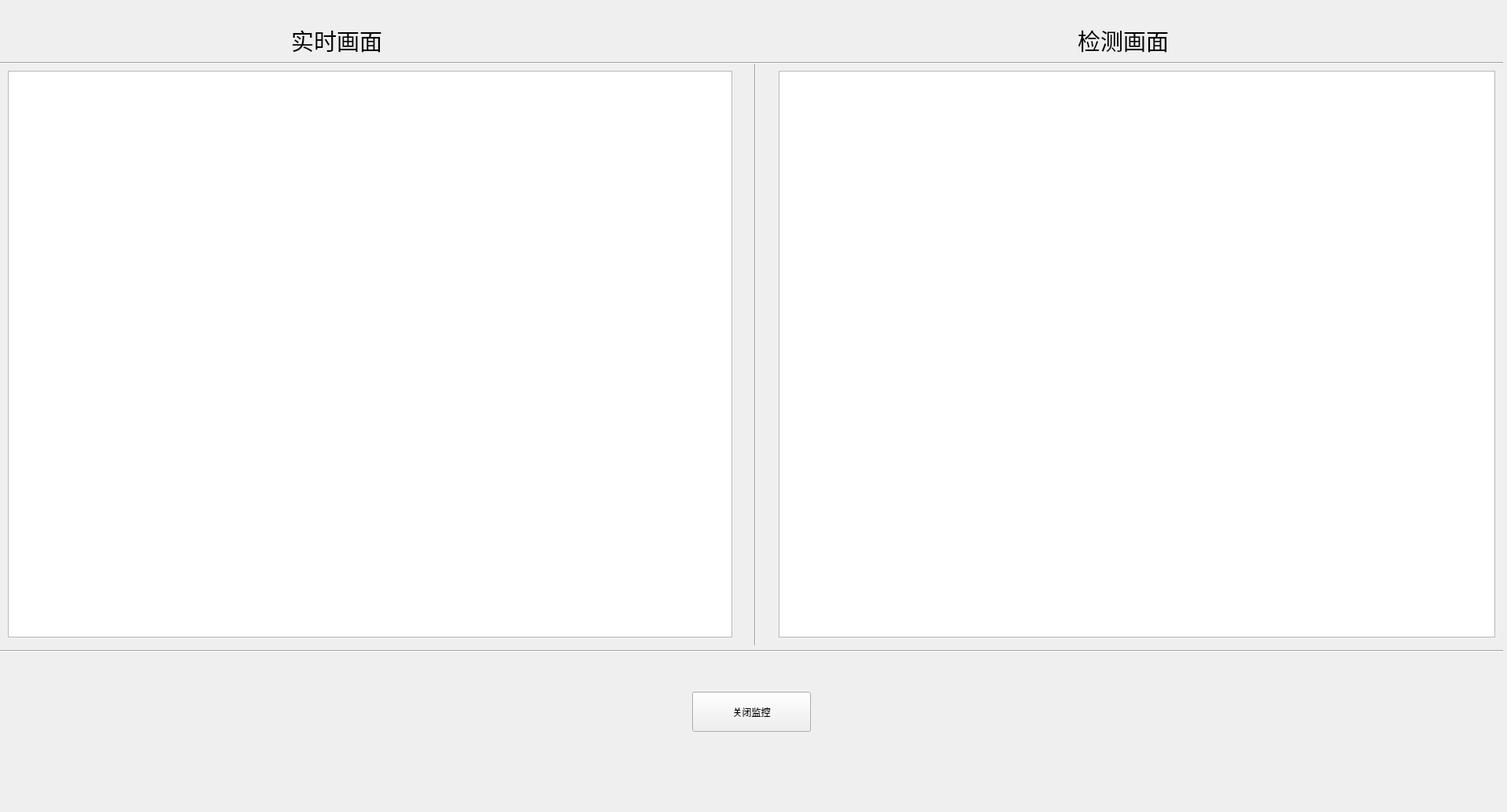
<?xml version="1.0" encoding="UTF-8"?>
<ui version="4.0">
 <class>Form</class>
 <widget class="QWidget" name="Form">
  <property name="geometry">
   <rect>
    <x>0</x>
    <y>0</y>
    <width>1916</width>
    <height>1033</height>
   </rect>
  </property>
  <property name="windowTitle">
   <string>Form</string>
  </property>
  <widget class="QPushButton" name="pushButton">
   <property name="geometry">
    <rect>
     <x>880</x>
     <y>880</y>
     <width>151</width>
     <height>51</height>
    </rect>
   </property>
   <property name="text">
    <string>关闭监控</string>
   </property>
  </widget>
  <widget class="QListWidget" name="listWidget">
   <property name="geometry">
    <rect>
     <x>10</x>
     <y>90</y>
     <width>921</width>
     <height>721</height>
    </rect>
   </property>
  </widget>
  <widget class="QListWidget" name="listWidget_2">
   <property name="geometry">
    <rect>
     <x>990</x>
     <y>90</y>
     <width>911</width>
     <height>721</height>
    </rect>
   </property>
  </widget>
  <widget class="QLabel" name="label">
   <property name="geometry">
    <rect>
     <x>370</x>
     <y>30</y>
     <width>151</width>
     <height>41</height>
    </rect>
   </property>
   <property name="text">
    <string>&lt;html&gt;&lt;head/&gt;&lt;body&gt;&lt;p&gt;&lt;span style=&quot; font-size:22pt;&quot;&gt;实时画面&lt;/span&gt;&lt;/p&gt;&lt;/body&gt;&lt;/html&gt;</string>
   </property>
  </widget>
  <widget class="QLabel" name="label_2">
   <property name="geometry">
    <rect>
     <x>1370</x>
     <y>30</y>
     <width>151</width>
     <height>41</height>
    </rect>
   </property>
   <property name="text">
    <string>&lt;html&gt;&lt;head/&gt;&lt;body&gt;&lt;p&gt;&lt;span style=&quot; font-size:22pt;&quot;&gt;检测画面&lt;/span&gt;&lt;/p&gt;&lt;/body&gt;&lt;/html&gt;</string>
   </property>
  </widget>
  <widget class="Line" name="line">
   <property name="geometry">
    <rect>
     <x>0</x>
     <y>820</y>
     <width>1911</width>
     <height>16</height>
    </rect>
   </property>
   <property name="orientation">
    <enum>Qt::Horizontal</enum>
   </property>
  </widget>
  <widget class="Line" name="line_2">
   <property name="geometry">
    <rect>
     <x>950</x>
     <y>80</y>
     <width>20</width>
     <height>741</height>
    </rect>
   </property>
   <property name="orientation">
    <enum>Qt::Vertical</enum>
   </property>
  </widget>
  <widget class="Line" name="line_3">
   <property name="geometry">
    <rect>
     <x>0</x>
     <y>70</y>
     <width>1911</width>
     <height>21</height>
    </rect>
   </property>
   <property name="orientation">
    <enum>Qt::Horizontal</enum>
   </property>
  </widget>
 </widget>
 <resources/>
 <connections/>
</ui>
